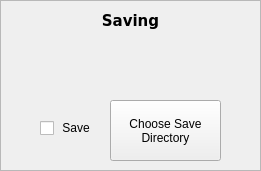
   <widget class="QFrame" name="frame_4">
    <property name="geometry">
     <rect>
      <x>250</x>
      <y>300</y>
      <width>261</width>
      <height>171</height>
     </rect>
    </property>
    <property name="frameShape">
     <enum>QFrame::StyledPanel</enum>
    </property>
    <property name="frameShadow">
     <enum>QFrame::Sunken</enum>
    </property>
    <widget class="QCheckBox" name="save_check">
     <property name="geometry">
      <rect>
       <x>40</x>
       <y>120</y>
       <width>51</width>
       <height>16</height>
      </rect>
     </property>
     <property name="toolTip">
      <string>Tick to enable saving</string>
     </property>
     <property name="autoFillBackground">
      <bool>false</bool>
     </property>
     <property name="text">
      <string> Save</string>
     </property>
     <property name="iconSize">
      <size>
       <width>32</width>
       <height>32</height>
      </size>
     </property>
    </widget>
    <widget class="QLabel" name="label_12">
     <property name="geometry">
      <rect>
       <x>0</x>
       <y>0</y>
       <width>261</width>
       <height>41</height>
      </rect>
     </property>
     <property name="font">
      <font>
       <family>Verdana</family>
       <pointsize>11</pointsize>
       <weight>75</weight>
       <bold>true</bold>
      </font>
     </property>
     <property name="text">
      <string>Saving</string>
     </property>
     <property name="alignment">
      <set>Qt::AlignCenter</set>
     </property>
    </widget>
    <widget class="QPushButton" name="directory_button">
     <property name="geometry">
      <rect>
       <x>110</x>
       <y>100</y>
       <width>111</width>
       <height>61</height>
      </rect>
     </property>
     <property name="toolTip">
      <string/>
     </property>
     <property name="text">
      <string>Choose Save 
Directory</string>
     </property>
    </widget>
    <zorder>save_check</zorder>
    <zorder>label_12</zorder>
    <zorder>frame_8</zorder>
    <zorder>directory_button</zorder>
    <zorder>frame_3</zorder>
   </widget>
